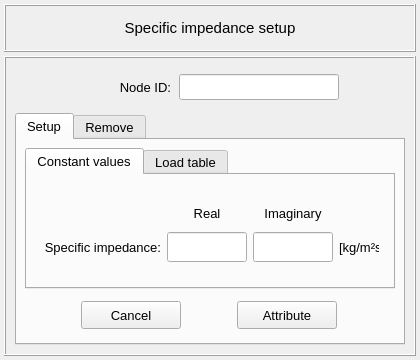
<?xml version="1.0" encoding="UTF-8"?>
<ui version="4.0">
 <class>Dialog</class>
 <widget class="QDialog" name="Dialog">
  <property name="windowModality">
   <enum>Qt::WindowModal</enum>
  </property>
  <property name="geometry">
   <rect>
    <x>0</x>
    <y>0</y>
    <width>420</width>
    <height>360</height>
   </rect>
  </property>
  <property name="sizePolicy">
   <sizepolicy hsizetype="Fixed" vsizetype="Fixed">
    <horstretch>0</horstretch>
    <verstretch>0</verstretch>
   </sizepolicy>
  </property>
  <property name="minimumSize">
   <size>
    <width>420</width>
    <height>360</height>
   </size>
  </property>
  <property name="maximumSize">
   <size>
    <width>420</width>
    <height>360</height>
   </size>
  </property>
  <property name="font">
   <font>
    <pointsize>11</pointsize>
    <weight>50</weight>
    <bold>false</bold>
   </font>
  </property>
  <property name="contextMenuPolicy">
   <enum>Qt::DefaultContextMenu</enum>
  </property>
  <property name="windowTitle">
   <string>Specific impedance setup</string>
  </property>
  <property name="whatsThis">
   <string/>
  </property>
  <layout class="QGridLayout" name="gridLayout_7">
   <property name="leftMargin">
    <number>4</number>
   </property>
   <property name="topMargin">
    <number>4</number>
   </property>
   <property name="rightMargin">
    <number>4</number>
   </property>
   <property name="bottomMargin">
    <number>4</number>
   </property>
   <property name="spacing">
    <number>4</number>
   </property>
   <item row="0" column="0">
    <widget class="QFrame" name="frame_title">
     <property name="minimumSize">
      <size>
       <width>0</width>
       <height>48</height>
      </size>
     </property>
     <property name="maximumSize">
      <size>
       <width>420</width>
       <height>48</height>
      </size>
     </property>
     <property name="frameShape">
      <enum>QFrame::Box</enum>
     </property>
     <property name="frameShadow">
      <enum>QFrame::Raised</enum>
     </property>
     <property name="lineWidth">
      <number>1</number>
     </property>
     <layout class="QGridLayout" name="gridLayout_6">
      <item row="0" column="0">
       <widget class="QLabel" name="label_title">
        <property name="font">
         <font>
          <family>MS Shell Dlg 2</family>
          <pointsize>11</pointsize>
          <weight>50</weight>
          <italic>false</italic>
          <bold>false</bold>
         </font>
        </property>
        <property name="text">
         <string>Specific impedance setup</string>
        </property>
        <property name="textFormat">
         <enum>Qt::AutoText</enum>
        </property>
        <property name="alignment">
         <set>Qt::AlignCenter</set>
        </property>
       </widget>
      </item>
     </layout>
    </widget>
   </item>
   <item row="1" column="0">
    <widget class="QFrame" name="frame_main">
     <property name="minimumSize">
      <size>
       <width>0</width>
       <height>0</height>
      </size>
     </property>
     <property name="maximumSize">
      <size>
       <width>420</width>
       <height>480</height>
      </size>
     </property>
     <property name="frameShape">
      <enum>QFrame::Box</enum>
     </property>
     <property name="frameShadow">
      <enum>QFrame::Raised</enum>
     </property>
     <layout class="QGridLayout" name="gridLayout_4">
      <item row="0" column="0">
       <widget class="QFrame" name="frame_selection_id">
        <property name="minimumSize">
         <size>
          <width>360</width>
          <height>40</height>
         </size>
        </property>
        <property name="maximumSize">
         <size>
          <width>380</width>
          <height>40</height>
         </size>
        </property>
        <property name="frameShape">
         <enum>QFrame::NoFrame</enum>
        </property>
        <property name="frameShadow">
         <enum>QFrame::Raised</enum>
        </property>
        <layout class="QGridLayout" name="gridLayout_5">
         <property name="leftMargin">
          <number>2</number>
         </property>
         <property name="topMargin">
          <number>2</number>
         </property>
         <property name="rightMargin">
          <number>2</number>
         </property>
         <property name="bottomMargin">
          <number>2</number>
         </property>
         <property name="horizontalSpacing">
          <number>8</number>
         </property>
         <property name="verticalSpacing">
          <number>2</number>
         </property>
         <item row="0" column="0">
          <spacer name="horizontalSpacer_3">
           <property name="orientation">
            <enum>Qt::Horizontal</enum>
           </property>
           <property name="sizeHint" stdset="0">
            <size>
             <width>40</width>
             <height>20</height>
            </size>
           </property>
          </spacer>
         </item>
         <item row="0" column="2">
          <widget class="QLineEdit" name="lineEdit_node_ids">
           <property name="minimumSize">
            <size>
             <width>160</width>
             <height>26</height>
            </size>
           </property>
           <property name="maximumSize">
            <size>
             <width>160</width>
             <height>26</height>
            </size>
           </property>
           <property name="font">
            <font>
             <family>MS Shell Dlg 2</family>
             <pointsize>10</pointsize>
             <weight>50</weight>
             <italic>false</italic>
             <bold>false</bold>
            </font>
           </property>
           <property name="focusPolicy">
            <enum>Qt::ClickFocus</enum>
           </property>
           <property name="styleSheet">
            <string notr="true"/>
           </property>
           <property name="alignment">
            <set>Qt::AlignCenter</set>
           </property>
          </widget>
         </item>
         <item row="0" column="1">
          <widget class="QLabel" name="label_2">
           <property name="minimumSize">
            <size>
             <width>100</width>
             <height>26</height>
            </size>
           </property>
           <property name="maximumSize">
            <size>
             <width>100</width>
             <height>26</height>
            </size>
           </property>
           <property name="font">
            <font>
             <family>MS Shell Dlg 2</family>
             <pointsize>10</pointsize>
             <weight>50</weight>
             <italic>false</italic>
             <bold>false</bold>
            </font>
           </property>
           <property name="text">
            <string>Node ID:</string>
           </property>
           <property name="alignment">
            <set>Qt::AlignRight|Qt::AlignTrailing|Qt::AlignVCenter</set>
           </property>
          </widget>
         </item>
         <item row="0" column="3">
          <spacer name="horizontalSpacer_4">
           <property name="orientation">
            <enum>Qt::Horizontal</enum>
           </property>
           <property name="sizeHint" stdset="0">
            <size>
             <width>40</width>
             <height>20</height>
            </size>
           </property>
          </spacer>
         </item>
        </layout>
       </widget>
      </item>
      <item row="1" column="0">
       <widget class="QTabWidget" name="tabWidget_main">
        <property name="minimumSize">
         <size>
          <width>360</width>
          <height>0</height>
         </size>
        </property>
        <property name="maximumSize">
         <size>
          <width>420</width>
          <height>16777215</height>
         </size>
        </property>
        <property name="font">
         <font>
          <pointsize>10</pointsize>
         </font>
        </property>
        <property name="currentIndex">
         <number>0</number>
        </property>
        <widget class="QWidget" name="tab_setup">
         <attribute name="title">
          <string>Setup</string>
         </attribute>
         <layout class="QGridLayout" name="gridLayout_12">
          <property name="leftMargin">
           <number>8</number>
          </property>
          <property name="topMargin">
           <number>8</number>
          </property>
          <property name="rightMargin">
           <number>8</number>
          </property>
          <property name="bottomMargin">
           <number>4</number>
          </property>
          <property name="spacing">
           <number>2</number>
          </property>
          <item row="0" column="0">
           <widget class="QTabWidget" name="tabWidget_inputs">
            <property name="font">
             <font>
              <pointsize>10</pointsize>
             </font>
            </property>
            <property name="currentIndex">
             <number>0</number>
            </property>
            <widget class="QWidget" name="tab_constant">
             <attribute name="title">
              <string>Constant values</string>
             </attribute>
             <layout class="QGridLayout" name="gridLayout_15">
              <item row="2" column="2">
               <widget class="QLineEdit" name="lineEdit_real_value">
                <property name="minimumSize">
                 <size>
                  <width>80</width>
                  <height>30</height>
                 </size>
                </property>
                <property name="maximumSize">
                 <size>
                  <width>80</width>
                  <height>30</height>
                 </size>
                </property>
                <property name="font">
                 <font>
                  <family>MS Shell Dlg 2</family>
                  <pointsize>10</pointsize>
                  <weight>50</weight>
                  <italic>false</italic>
                  <bold>false</bold>
                 </font>
                </property>
                <property name="styleSheet">
                 <string notr="true"/>
                </property>
                <property name="alignment">
                 <set>Qt::AlignCenter</set>
                </property>
               </widget>
              </item>
              <item row="1" column="2">
               <widget class="QLabel" name="label_4">
                <property name="minimumSize">
                 <size>
                  <width>80</width>
                  <height>26</height>
                 </size>
                </property>
                <property name="maximumSize">
                 <size>
                  <width>80</width>
                  <height>26</height>
                 </size>
                </property>
                <property name="font">
                 <font>
                  <family>MS Shell Dlg 2</family>
                  <pointsize>10</pointsize>
                  <weight>50</weight>
                  <italic>false</italic>
                  <bold>false</bold>
                 </font>
                </property>
                <property name="text">
                 <string>Real</string>
                </property>
                <property name="alignment">
                 <set>Qt::AlignCenter</set>
                </property>
               </widget>
              </item>
              <item row="1" column="3">
               <widget class="QLabel" name="label_20">
                <property name="minimumSize">
                 <size>
                  <width>80</width>
                  <height>26</height>
                 </size>
                </property>
                <property name="maximumSize">
                 <size>
                  <width>80</width>
                  <height>26</height>
                 </size>
                </property>
                <property name="font">
                 <font>
                  <family>MS Shell Dlg 2</family>
                  <pointsize>10</pointsize>
                  <weight>50</weight>
                  <italic>false</italic>
                  <bold>false</bold>
                 </font>
                </property>
                <property name="text">
                 <string>Imaginary</string>
                </property>
                <property name="alignment">
                 <set>Qt::AlignCenter</set>
                </property>
               </widget>
              </item>
              <item row="2" column="1">
               <widget class="QLabel" name="label_18">
                <property name="minimumSize">
                 <size>
                  <width>120</width>
                  <height>30</height>
                 </size>
                </property>
                <property name="maximumSize">
                 <size>
                  <width>120</width>
                  <height>30</height>
                 </size>
                </property>
                <property name="font">
                 <font>
                  <family>MS Shell Dlg 2</family>
                  <pointsize>10</pointsize>
                  <weight>50</weight>
                  <italic>false</italic>
                  <bold>false</bold>
                 </font>
                </property>
                <property name="text">
                 <string>Specific impedance:</string>
                </property>
                <property name="alignment">
                 <set>Qt::AlignRight|Qt::AlignTrailing|Qt::AlignVCenter</set>
                </property>
               </widget>
              </item>
              <item row="2" column="3">
               <widget class="QLineEdit" name="lineEdit_imag_value">
                <property name="minimumSize">
                 <size>
                  <width>80</width>
                  <height>30</height>
                 </size>
                </property>
                <property name="maximumSize">
                 <size>
                  <width>80</width>
                  <height>30</height>
                 </size>
                </property>
                <property name="font">
                 <font>
                  <family>MS Shell Dlg 2</family>
                  <pointsize>10</pointsize>
                  <weight>50</weight>
                  <italic>false</italic>
                  <bold>false</bold>
                 </font>
                </property>
                <property name="styleSheet">
                 <string notr="true"/>
                </property>
                <property name="alignment">
                 <set>Qt::AlignCenter</set>
                </property>
               </widget>
              </item>
              <item row="2" column="5">
               <spacer name="horizontalSpacer_8">
                <property name="orientation">
                 <enum>Qt::Horizontal</enum>
                </property>
                <property name="sizeHint" stdset="0">
                 <size>
                  <width>40</width>
                  <height>20</height>
                 </size>
                </property>
               </spacer>
              </item>
              <item row="2" column="0">
               <spacer name="horizontalSpacer_7">
                <property name="orientation">
                 <enum>Qt::Horizontal</enum>
                </property>
                <property name="sizeHint" stdset="0">
                 <size>
                  <width>40</width>
                  <height>20</height>
                 </size>
                </property>
               </spacer>
              </item>
              <item row="2" column="4">
               <widget class="QLabel" name="label_21">
                <property name="minimumSize">
                 <size>
                  <width>0</width>
                  <height>30</height>
                 </size>
                </property>
                <property name="maximumSize">
                 <size>
                  <width>40</width>
                  <height>30</height>
                 </size>
                </property>
                <property name="font">
                 <font>
                  <family>MS Shell Dlg 2</family>
                  <pointsize>10</pointsize>
                  <weight>50</weight>
                  <italic>false</italic>
                  <bold>false</bold>
                 </font>
                </property>
                <property name="text">
                 <string>[kg/m²s]</string>
                </property>
                <property name="alignment">
                 <set>Qt::AlignLeading|Qt::AlignLeft|Qt::AlignVCenter</set>
                </property>
               </widget>
              </item>
              <item row="3" column="2">
               <spacer name="verticalSpacer">
                <property name="orientation">
                 <enum>Qt::Vertical</enum>
                </property>
                <property name="sizeHint" stdset="0">
                 <size>
                  <width>20</width>
                  <height>40</height>
                 </size>
                </property>
               </spacer>
              </item>
              <item row="0" column="2">
               <spacer name="verticalSpacer_2">
                <property name="orientation">
                 <enum>Qt::Vertical</enum>
                </property>
                <property name="sizeHint" stdset="0">
                 <size>
                  <width>20</width>
                  <height>40</height>
                 </size>
                </property>
               </spacer>
              </item>
             </layout>
            </widget>
            <widget class="QWidget" name="tab_values">
             <attribute name="title">
              <string>Load table</string>
             </attribute>
             <layout class="QGridLayout" name="gridLayout">
              <item row="0" column="0">
               <widget class="QFrame" name="frame">
                <property name="frameShape">
                 <enum>QFrame::NoFrame</enum>
                </property>
                <property name="frameShadow">
                 <enum>QFrame::Raised</enum>
                </property>
                <layout class="QGridLayout" name="gridLayout_10">
                 <property name="leftMargin">
                  <number>0</number>
                 </property>
                 <property name="topMargin">
                  <number>0</number>
                 </property>
                 <property name="rightMargin">
                  <number>0</number>
                 </property>
                 <property name="bottomMargin">
                  <number>0</number>
                 </property>
                 <item row="0" column="2">
                  <widget class="QPushButton" name="pushButton_search">
                   <property name="enabled">
                    <bool>true</bool>
                   </property>
                   <property name="sizePolicy">
                    <sizepolicy hsizetype="Expanding" vsizetype="Fixed">
                     <horstretch>0</horstretch>
                     <verstretch>0</verstretch>
                    </sizepolicy>
                   </property>
                   <property name="minimumSize">
                    <size>
                     <width>62</width>
                     <height>26</height>
                    </size>
                   </property>
                   <property name="maximumSize">
                    <size>
                     <width>62</width>
                     <height>26</height>
                    </size>
                   </property>
                   <property name="font">
                    <font>
                     <family>MS Shell Dlg 2</family>
                     <pointsize>10</pointsize>
                     <weight>50</weight>
                     <italic>false</italic>
                     <bold>false</bold>
                    </font>
                   </property>
                   <property name="styleSheet">
                    <string notr="true"/>
                   </property>
                   <property name="text">
                    <string>Search</string>
                   </property>
                  </widget>
                 </item>
                 <item row="0" column="1">
                  <widget class="QLineEdit" name="lineEdit_table_path">
                   <property name="enabled">
                    <bool>false</bool>
                   </property>
                   <property name="minimumSize">
                    <size>
                     <width>260</width>
                     <height>26</height>
                    </size>
                   </property>
                   <property name="maximumSize">
                    <size>
                     <width>260</width>
                     <height>26</height>
                    </size>
                   </property>
                   <property name="font">
                    <font>
                     <pointsize>9</pointsize>
                     <weight>50</weight>
                     <bold>false</bold>
                    </font>
                   </property>
                   <property name="styleSheet">
                    <string notr="true"/>
                   </property>
                   <property name="alignment">
                    <set>Qt::AlignCenter</set>
                   </property>
                  </widget>
                 </item>
                 <item row="0" column="0">
                  <spacer name="horizontalSpacer">
                   <property name="orientation">
                    <enum>Qt::Horizontal</enum>
                   </property>
                   <property name="sizeHint" stdset="0">
                    <size>
                     <width>40</width>
                     <height>20</height>
                    </size>
                   </property>
                  </spacer>
                 </item>
                 <item row="0" column="3">
                  <spacer name="horizontalSpacer_2">
                   <property name="orientation">
                    <enum>Qt::Horizontal</enum>
                   </property>
                   <property name="sizeHint" stdset="0">
                    <size>
                     <width>40</width>
                     <height>20</height>
                    </size>
                   </property>
                  </spacer>
                 </item>
                </layout>
               </widget>
              </item>
              <item row="1" column="0">
               <widget class="QFrame" name="frame_11">
                <property name="minimumSize">
                 <size>
                  <width>260</width>
                  <height>32</height>
                 </size>
                </property>
                <property name="maximumSize">
                 <size>
                  <width>400</width>
                  <height>32</height>
                 </size>
                </property>
                <property name="frameShape">
                 <enum>QFrame::NoFrame</enum>
                </property>
                <property name="frameShadow">
                 <enum>QFrame::Raised</enum>
                </property>
                <layout class="QGridLayout" name="gridLayout_14">
                 <property name="leftMargin">
                  <number>2</number>
                 </property>
                 <property name="topMargin">
                  <number>2</number>
                 </property>
                 <property name="rightMargin">
                  <number>2</number>
                 </property>
                 <property name="bottomMargin">
                  <number>2</number>
                 </property>
                 <property name="horizontalSpacing">
                  <number>6</number>
                 </property>
                 <property name="verticalSpacing">
                  <number>2</number>
                 </property>
                 <item row="0" column="0">
                  <spacer name="horizontalSpacer_5">
                   <property name="orientation">
                    <enum>Qt::Horizontal</enum>
                   </property>
                   <property name="sizeHint" stdset="0">
                    <size>
                     <width>40</width>
                     <height>20</height>
                    </size>
                   </property>
                  </spacer>
                 </item>
                 <item row="0" column="1">
                  <widget class="QLabel" name="label_9">
                   <property name="minimumSize">
                    <size>
                     <width>0</width>
                     <height>26</height>
                    </size>
                   </property>
                   <property name="maximumSize">
                    <size>
                     <width>140</width>
                     <height>26</height>
                    </size>
                   </property>
                   <property name="font">
                    <font>
                     <family>MS Shell Dlg 2</family>
                     <pointsize>10</pointsize>
                     <weight>50</weight>
                     <italic>false</italic>
                     <bold>false</bold>
                    </font>
                   </property>
                   <property name="text">
                    <string>Header rows to skip:</string>
                   </property>
                   <property name="alignment">
                    <set>Qt::AlignRight|Qt::AlignTrailing|Qt::AlignVCenter</set>
                   </property>
                  </widget>
                 </item>
                 <item row="0" column="2">
                  <widget class="QSpinBox" name="spinBox_skip_wors">
                   <property name="minimumSize">
                    <size>
                     <width>0</width>
                     <height>26</height>
                    </size>
                   </property>
                   <property name="maximumSize">
                    <size>
                     <width>16777215</width>
                     <height>26</height>
                    </size>
                   </property>
                   <property name="font">
                    <font>
                     <pointsize>10</pointsize>
                    </font>
                   </property>
                   <property name="alignment">
                    <set>Qt::AlignCenter</set>
                   </property>
                   <property name="maximum">
                    <number>10</number>
                   </property>
                  </widget>
                 </item>
                 <item row="0" column="3">
                  <spacer name="horizontalSpacer_6">
                   <property name="orientation">
                    <enum>Qt::Horizontal</enum>
                   </property>
                   <property name="sizeHint" stdset="0">
                    <size>
                     <width>40</width>
                     <height>20</height>
                    </size>
                   </property>
                  </spacer>
                 </item>
                </layout>
               </widget>
              </item>
             </layout>
            </widget>
           </widget>
          </item>
          <item row="1" column="0">
           <widget class="QFrame" name="frame_7">
            <property name="minimumSize">
             <size>
              <width>0</width>
              <height>48</height>
             </size>
            </property>
            <property name="maximumSize">
             <size>
              <width>400</width>
              <height>80</height>
             </size>
            </property>
            <property name="frameShape">
             <enum>QFrame::NoFrame</enum>
            </property>
            <property name="frameShadow">
             <enum>QFrame::Raised</enum>
            </property>
            <layout class="QGridLayout" name="gridLayout_11">
             <property name="leftMargin">
              <number>4</number>
             </property>
             <property name="topMargin">
              <number>4</number>
             </property>
             <property name="rightMargin">
              <number>4</number>
             </property>
             <property name="bottomMargin">
              <number>4</number>
             </property>
             <property name="spacing">
              <number>4</number>
             </property>
             <item row="0" column="1">
              <widget class="QPushButton" name="pushButton_attribute">
               <property name="minimumSize">
                <size>
                 <width>100</width>
                 <height>28</height>
                </size>
               </property>
               <property name="maximumSize">
                <size>
                 <width>100</width>
                 <height>28</height>
                </size>
               </property>
               <property name="font">
                <font>
                 <family>MS Shell Dlg 2</family>
                 <pointsize>10</pointsize>
                 <weight>50</weight>
                 <italic>false</italic>
                 <bold>false</bold>
                </font>
               </property>
               <property name="styleSheet">
                <string notr="true"/>
               </property>
               <property name="text">
                <string>Attribute</string>
               </property>
               <property name="autoDefault">
                <bool>false</bool>
               </property>
              </widget>
             </item>
             <item row="0" column="0">
              <widget class="QPushButton" name="pushButton_cancel">
               <property name="minimumSize">
                <size>
                 <width>100</width>
                 <height>28</height>
                </size>
               </property>
               <property name="maximumSize">
                <size>
                 <width>100</width>
                 <height>28</height>
                </size>
               </property>
               <property name="font">
                <font>
                 <family>MS Shell Dlg 2</family>
                 <pointsize>10</pointsize>
                 <weight>50</weight>
                 <italic>false</italic>
                 <bold>false</bold>
                </font>
               </property>
               <property name="styleSheet">
                <string notr="true"/>
               </property>
               <property name="text">
                <string>Cancel</string>
               </property>
               <property name="autoDefault">
                <bool>false</bool>
               </property>
              </widget>
             </item>
            </layout>
           </widget>
          </item>
         </layout>
        </widget>
        <widget class="QWidget" name="tab_remove">
         <attribute name="title">
          <string>Remove</string>
         </attribute>
         <layout class="QGridLayout" name="gridLayout_9">
          <property name="leftMargin">
           <number>8</number>
          </property>
          <property name="topMargin">
           <number>8</number>
          </property>
          <property name="rightMargin">
           <number>8</number>
          </property>
          <property name="bottomMargin">
           <number>4</number>
          </property>
          <property name="spacing">
           <number>2</number>
          </property>
          <item row="1" column="0">
           <widget class="QFrame" name="frame_buttons_remove">
            <property name="minimumSize">
             <size>
              <width>320</width>
              <height>48</height>
             </size>
            </property>
            <property name="maximumSize">
             <size>
              <width>1000</width>
              <height>48</height>
             </size>
            </property>
            <property name="frameShape">
             <enum>QFrame::NoFrame</enum>
            </property>
            <property name="frameShadow">
             <enum>QFrame::Raised</enum>
            </property>
            <layout class="QGridLayout" name="gridLayout_8">
             <property name="leftMargin">
              <number>4</number>
             </property>
             <property name="topMargin">
              <number>4</number>
             </property>
             <property name="rightMargin">
              <number>4</number>
             </property>
             <property name="bottomMargin">
              <number>4</number>
             </property>
             <property name="horizontalSpacing">
              <number>4</number>
             </property>
             <item row="0" column="0">
              <widget class="QPushButton" name="pushButton_reset">
               <property name="minimumSize">
                <size>
                 <width>100</width>
                 <height>28</height>
                </size>
               </property>
               <property name="maximumSize">
                <size>
                 <width>100</width>
                 <height>28</height>
                </size>
               </property>
               <property name="font">
                <font>
                 <family>MS Shell Dlg 2</family>
                 <pointsize>10</pointsize>
                 <weight>50</weight>
                 <italic>false</italic>
                 <bold>false</bold>
                </font>
               </property>
               <property name="styleSheet">
                <string notr="true"/>
               </property>
               <property name="text">
                <string>Reset</string>
               </property>
              </widget>
             </item>
             <item row="0" column="1">
              <widget class="QPushButton" name="pushButton_remove">
               <property name="minimumSize">
                <size>
                 <width>100</width>
                 <height>28</height>
                </size>
               </property>
               <property name="maximumSize">
                <size>
                 <width>100</width>
                 <height>28</height>
                </size>
               </property>
               <property name="font">
                <font>
                 <family>MS Shell Dlg 2</family>
                 <pointsize>10</pointsize>
                 <weight>50</weight>
                 <italic>false</italic>
                 <bold>false</bold>
                </font>
               </property>
               <property name="styleSheet">
                <string notr="true"/>
               </property>
               <property name="text">
                <string>Remove</string>
               </property>
              </widget>
             </item>
            </layout>
           </widget>
          </item>
          <item row="0" column="0">
           <widget class="QTreeWidget" name="treeWidget_nodal_info">
            <property name="minimumSize">
             <size>
              <width>320</width>
              <height>0</height>
             </size>
            </property>
            <property name="maximumSize">
             <size>
              <width>600</width>
              <height>200</height>
             </size>
            </property>
            <property name="font">
             <font>
              <family>MS Shell Dlg 2</family>
              <pointsize>10</pointsize>
              <italic>false</italic>
             </font>
            </property>
            <property name="toolTip">
             <string>Select a face to remove the previously attributed boundary condition.</string>
            </property>
            <property name="indentation">
             <number>1</number>
            </property>
            <property name="headerHidden">
             <bool>false</bool>
            </property>
            <attribute name="headerHighlightSections">
             <bool>false</bool>
            </attribute>
            <attribute name="headerShowSortIndicator" stdset="0">
             <bool>false</bool>
            </attribute>
            <attribute name="headerStretchLastSection">
             <bool>true</bool>
            </attribute>
            <column>
             <property name="text">
              <string>Nodes</string>
             </property>
             <property name="textAlignment">
              <set>AlignCenter</set>
             </property>
            </column>
            <column>
             <property name="text">
              <string>DOFs</string>
             </property>
             <property name="textAlignment">
              <set>AlignCenter</set>
             </property>
            </column>
           </widget>
          </item>
         </layout>
        </widget>
       </widget>
      </item>
     </layout>
    </widget>
   </item>
  </layout>
 </widget>
 <resources/>
 <connections/>
</ui>
